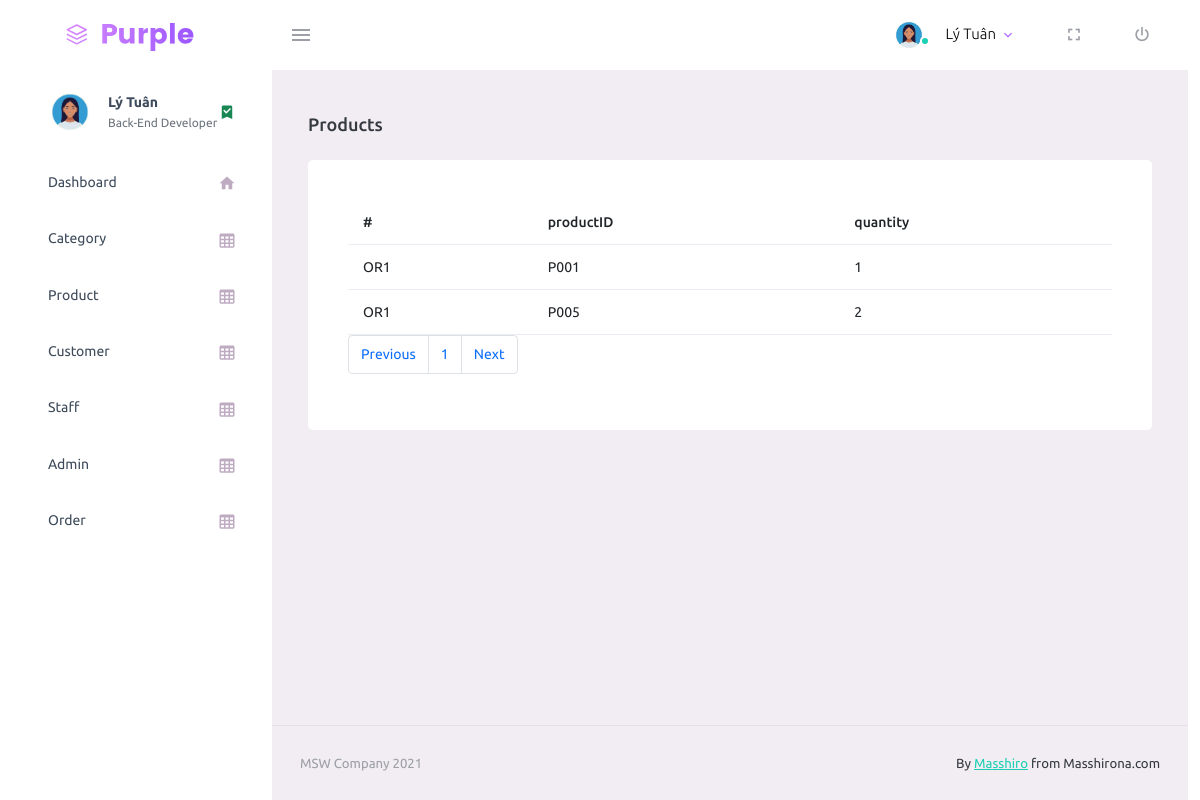
Screenshot of /admin/order/order_detail.php?id=OR1 (signed in) with the database file from the repository.
### tables this page shows
create table staff(
staffID varchar(30),
staffImage varchar(255),
staffName nvarchar(60) not null,
staffPhone varchar(30) null,
staffEmail varchar(50) unique,
staffRole varchar(30),
primary key (staffID)
);

create table orderDetail(
orderID varchar(30),
productID varchar(30),
quantity int not null default(1),
primary key (orderID,productID),
constraint FK_orderDetail_product foreign key(productID)
references product(productID)
on update cascade
on delete cascade,
constraint FK_orderDetail_order foreign key(orderID)
references orderInfo(orderID)
on update cascade
on delete cascade
);

### admin/function.php (called while the page is built, shortened)
<?php
    function getUserData($id,$conn){
    $sql = "select * from
    adminAccount as a , staff as s
    where a.staffID = s.staffID
    and a.adminID = ?";
    $stmt = $conn->prepare($sql);
    $stmt->bindParam(1,$id);
    $stmt->execute();
    $row = $stmt->fetch(PDO::FETCH_ASSOC);
    return $row;
}
    function getUserID($username,$conn){
    $sql = "select adminID from adminAccount where username = ?";
    $stmt = $conn-> prepare($sql);
    $stmt->bindParam(1,$username);
    $stmt->execute();
    $row = $stmt->fetch(PDO::FETCH_ASSOC);
    return $row['adminID'];
}
?>

### admin/order/order_detail.php (the view, shortened to what this page needs)
<?php
    require_once("../../connection/connectdb.php");
    require("../function.php");
?>
<?php
    $LIMIT = 5;
    if(isset($_GET['page'])){
        $page = $_GET['page'];
    }else{
          $page = '';
    };
    if($page == '' || $page == 1){
        $begin_product = 0;
    }
    else{
        $begin_product = ($page-1)*$LIMIT;
    }
    try{
        $sql = 'select * from orderDetail where orderID = ?';
        $sql_page = $conn-> prepare($sql);
        $sql_page->bindParam(1,$_GET['id']);
        $sql_page ->execute();
        $row_count = $sql_page -> rowCount();
        $pages = ceil($row_count / $LIMIT);
    }
    catch(PDOException $ex){
        echo "Error:" .$ex->getMessage();
    }
?>
<?php
   try{
    $sql = " select * from orderDetail
    where orderID = ?
    order by orderID ASC
    limit $begin_product , $LIMIT ";
    $stmt = $conn-> prepare($sql);
    $stmt->bindParam(1,$_GET['id']);
    $stmt->execute();
}
catch(PDOException $ex){
    echo "Error:" .$ex->getMessage();
}
?>
<!DOCTYPE html>
<html lang="en">
<head>
    <link rel="stylesheet" href="../assets/vendors/mdi/css/materialdesignicons.min.css">
    <link rel="stylesheet" href="../assets/vendors/css/vendor.bundle.base.css">
    <link rel="stylesheet" href="../assets/css/style.css">
    <link rel="stylesheet" href="https://cdnjs.cloudflare.com/ajax/libs/font-awesome/6.2.1/css/all.min.css"
 />
    <link rel="stylesheet" href="https://cdnjs.cloudflare.com/ajax/libs/bootstrap/5.0.1/css/bootstrap-grid.min.css"
 />
</head>
<body>
    <div class="container-scroller">
        <nav class="navbar default-layout-navbar col-lg-12 col-12 p-0 fixed-top d-flex flex-row">
            <div class="text-center navbar-brand-wrapper d-flex align-items-center justify-content-center">
                <a class="navbar-brand brand-logo" href="../index.php"><img src="../assets/images/logo.svg"
                        alt="logo" /></a>
            </div>
            <div class="navbar-menu-wrapper d-flex align-items-stretch">
                <button class="navbar-toggler navbar-toggler align-self-center" type="button" data-toggle="minimize">
                    <span class="mdi mdi-menu"></span>
                </button>
                <ul class="navbar-nav navbar-nav-right">
                    <li class="nav-item nav-profile dropdown">
                        <a class="nav-link dropdown-toggle" id="profileDropdown" href="#" data-bs-toggle="dropdown"
                            aria-expanded="false">
                            <?php if(isset($_SESSION['username'])) {
                                $userData = getUserData(trim(getUserID($_SESSION['username'],$conn)),$conn);
                                ?>
                            <div class="nav-profile-img">
                                <img src="../../image/staff/<?=$userData['staffImage'] ?>" alt="image">
                                <span class="availability-status online"></span>
                            </div>
                            <div class="nav-profile-text">
                                <p class="mb-1 text-black">
                                    <?php echo $userData['staffName']; ?>
                                </p>
                            </div>
                            <?php }?>
                        </a>
                    </li>
                    <li class="nav-item d-none d-lg-block full-screen-link">
                        <a class="nav-link">
                            <i class="mdi mdi-fullscreen" id="fullscreen-button"></i>
                        </a>
                    </li>
                    <li class="nav-item nav-logout d-none d-lg-block">
                        <a class="nav-link" href="../login/logout.php">
                            <i class="mdi mdi-power"></i>
                        </a>
                    </li>
                </ul>
            </div>
        </nav>
        <div class="container-fluid page-body-wrapper">
            <nav class="sidebar sidebar-offcanvas" id="sidebar">
                <ul class="nav">
                    <li class="nav-item nav-profile">
                        <a href="#" class="nav-link">
                            <?php if(isset($_SESSION['username'])) {
                                $userData = getUserData(trim(getUserID($_SESSION['username'],$conn)),$conn);
                                ?>
                            <div class="nav-profile-image">
                                <img src="../../image/staff/<?=$userData['staffImage'] ?>" alt="profile">
                            </div>
                            <div class="nav-profile-text d-flex flex-column">
                                <span class="font-weight-bold mb-2">
                                    <?php echo $userData['staffName']?>
                                </span>
                                <span class="text-secondary text-small"><?php echo $userData['staffRole']?></span>
                            </div>
                            <i class="mdi mdi-bookmark-check text-success nav-profile-badge"></i>
                            <?php }?>
                        </a>
                    </li>
                    <li class="nav-item">
                        <a class="nav-link" href="../index.php">
                            <span class="menu-title">Dashboard</span>
                            <i class="mdi mdi-home menu-icon"></i>
                        </a>
                    </li>
                    <li class="nav-item">
                        <a class="nav-link" href="../category/category.php">
                            <span class="menu-title">Category</span>
                            <i class="mdi mdi-table-large menu-icon"></i>
                        </a>
                    </li>
                    <li class="nav-item">
                        <a class="nav-link" href="../product/product.php">
                            <span class="menu-title">Product</span>
                            <i class="mdi mdi-table-large menu-icon"></i>
                        </a>
                    </li>
                    <li class="nav-item">
                        <a class="nav-link" href="../customer/customer.php">
                            <span class="menu-title">Customer</span>
                            <i class="mdi mdi-table-large menu-icon"></i>
                        </a>
                    </li>
                    <li class="nav-item">
                        <a class="nav-link" href="../staff/staff.php">
                            <span class="menu-title">Staff</span>
                            <i class="mdi mdi-table-large menu-icon"></i>
                        </a>
                    </li>
                    <li class="nav-item">
                        <a class="nav-link" href="../admin/admin.php">
                            <span class="menu-title">Admin</span>
                            <i class="mdi mdi-table-large menu-icon"></i>
                        </a>
                    </li>
                    <li class="nav-item">
                        <a class="nav-link" href="../order/order.php">
                            <span class="menu-title">Order</span>
                            <i class="mdi mdi-table-large menu-icon"></i>
                        </a>
                    </li>
                </ul>
            </nav>
            <div class="main-panel">
                <div class="content-wrapper">
                    <div class="page-header">
                        <h3 class="page-title"> Products </h3>
                    </div>
                    <div class="row">
                        <div class="col-lg-12 grid-margin stretch-card">
                            <div class="card">
                                <div class="card-body">
                                    <table class="table table-hover">
                                        <thead>
                                            <tr>
                                                <th>#</th>
                                                <th>productID</th>
                                                <th>quantity</th>
                                            </tr>
                                        </thead>
                                        <tbody>
                                            <?php while($row = $stmt->fetch()) { ?>
                                            <tr>
                                                <td><?= $row['orderID'] ?></td>
                                                <td><?= $row['productID'] ?></td>
                                                <td><?= $row['quantity'] ?></td>
                                            </tr>
                                            <?php } ?>
                                        </tbody>
                                    </table>
                                    <nav aria-label="Page navigation example">
                                        <ul class="pagination">
                                            <li class="page-item"><a class="page-link"
                                                    href="order_detail.php?page=<?php $page>1 ? print (int)$page - 1 : print $pages ?>">Previous</a>
                                            </li>
                                            <?php
                                            for($i = 1; $i<= $pages; $i++) { ?>
                                            <li class="page-item"><a
                                                    class="page-link <?php $i == (int)$page ? print("bg-primary text-white") :''?>"
                                                    href="order_detail.php?page=<?php echo $i ?>"><?php echo $i ?></a>
                                            </li>
                                            <?php }?>
                                            <li class="page-item"><a class="page-link"
                                                    href="order_detail.php?page=<?php $page<$pages ? print (int)$page + 1 : print "1" ?>">Next</a>
                                            </li>
                                        </ul>
                                    </nav>
                                </div>
                            </div>
                        </div>
                    </div>
                </div>
                <footer class=" footer">
                    <div class="container-fluid d-flex justify-content-between">
                        <span class="text-muted d-block text-center text-sm-start d-sm-inline-block">MSW
                            Company
                            2021</span>
                        <span class="float-none float-sm-end mt-1 mt-sm-0 text-end"> By
                            <a href="#" target="_blank">Masshiro</a> from
                            Masshirona.com</span>
                    </div>
                </footer>
            </div>
        </div>
    </div>
</body>
</html>

### rows the page displays
orderdetail: orderID "OR1", productID "P001", quantity "1"
orderdetail: orderID "OR1", productID "P005", quantity "2"

### other values shown
$userData['staffName'] "Lý Tuân"
$userData['staffRole'] "Back-End Developer"
